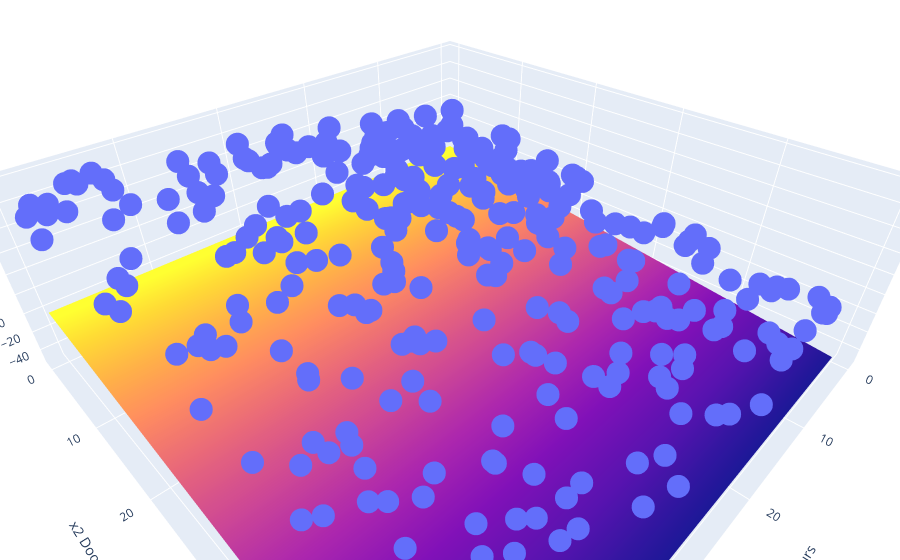

Notebook code for this chart:
### Code cell
plot_multiple_lin_reg(df, "y Exam Grade", beta_bad)

### Figure 1 — Plotly figure (JSON) as saved in the notebook; plotly's stock layout.template omitted (floating-point values rounded to 4 significant figures; data arrays with more than 128 entries replaced by an {"elided": "..."} marker saying what was removed)
{"data": [{"hovertemplate": "x1 Study Hours=%{x}<br>x2 Doomscrolling Hours=%{y}<br>y Exam Grade=%{z}<extra></extra>", "legendgroup": "", "marker": {"color": "#636efa", "symbol": "circle"}, "mode": "markers", "name": "", "scene": "scene", "showlegend": false, "type": "scatter3d", "x": {"elided": "300 float values"}, "y": {"elided": "300 float values"}, "z": {"elided": "300 float values"}}, {"showscale": false, "type": "surface", "x": [0.03321, 5.584, 11.13, 16.69, 22.24, 27.79, 33.34, 38.89, 44.44, 49.99], "y": [0.0273, 5.576, 11.12, 16.67, 22.22, 27.77, 33.32, 38.87, 44.42, 49.96], "z": [[0.9727, 0.9727, 0.9727, 0.9727, 0.9727, 0.9727, 0.9727, 0.9727, 0.9727, 0.9727], [-4.576, -4.576, -4.576, -4.576, -4.576, -4.576, -4.576, -4.576, -4.576, -4.576], [-10.12, -10.12, -10.12, -10.12, -10.12, -10.12, -10.12, -10.12, -10.12, -10.12], [-15.67, -15.67, -15.67, -15.67, -15.67, -15.67, -15.67, -15.67, -15.67, -15.67], [-21.22, -21.22, -21.22, -21.22, -21.22, -21.22, -21.22, -21.22, -21.22, -21.22], [-26.77, -26.77, -26.77, -26.77, -26.77, -26.77, -26.77, -26.77, -26.77, -26.77], [-32.32, -32.32, -32.32, -32.32, -32.32, -32.32, -32.32, -32.32, -32.32, -32.32], [-37.87, -37.87, -37.87, -37.87, -37.87, -37.87, -37.87, -37.87, -37.87, -37.87], [-43.42, -43.42, -43.42, -43.42, -43.42, -43.42, -43.42, -43.42, -43.42, -43.42], [-48.96, -48.96, -48.96, -48.96, -48.96, -48.96, -48.96, -48.96, -48.96, -48.96]]}], "layout": {"legend": {"tracegroupgap": 0}, "margin": {"b": 0, "l": 0, "r": 0, "t": 0}, "scene": {"aspectratio": {"x": 2, "y": 2, "z": 0.7}, "domain": {"x": [0, 1], "y": [0, 1]}, "xaxis": {"title": {"text": "x1 Study Hours"}}, "yaxis": {"title": {"text": "x2 Doomscrolling Hours"}}, "zaxis": {"title": {"text": "y Exam Grade"}}}}}
